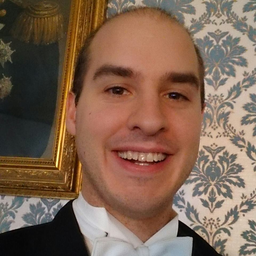
#> input picture RichTjorn.bmp, 256 x 256 px, shrunk from 960 x 960 before the run
$ python imagiman.py
#> lines starting #> are read from the running program, lines starting #| are printed output that depends on the picture; long printed decimals are rounded
from pylab import figure, show, rand
import matplotlib.pyplot as plt
import matplotlib.image as mpimg
import matplotlib.cm as cm
import numpy as np
from scipy import signal as sg
from scipy.stats import rankdata

# [184 lines left out: functions gaussian_kernel, convolve_and_object_mask_creation, gaussian_bfact, kurtosis, img_svd_recon, img_B_scale and 9 more, not called in this run]

def img_non_edge_blur_smooth_norm(imap):

	n,m		= imap.shape
	imap_o		= imap*0.0;
	tmp_img		= imap_o

	fimgm		= np.mean(imap)
	dev		= imap - fimgm
	kurt		= np.mean(dev**4)/(np.mean(dev**2))**2
	print ("INFOINFO::", kurt, np.std(imap))

	kurt		= 1.0*kurt
	sigmaI1	 	= 1.0*np.std(imap)**2
	sigmaI2	 	= 1.0*np.std(imap)**2
	sigmap		= np.sqrt(kurt)**2
	npix 		= int( round(kurt*5) )

	n_dr_map	= imap_o
	sq2g = np.sqrt(2.0*np.pi)
	iG1 	= 1.0/(sq2g*np.sqrt(sigmaI1))
	iG2 	= 1.0/(sq2g*np.sqrt(sigmaI2))
	iG3 	= 1.0/(sq2g*np.sqrt(sigmap ))
	W	= 0.0
	for i in range(-npix,npix):
		for j in range(-npix,npix):
			n_dr_map	= imap
			D2 		= 0
			n_dr_map = np.roll(n_dr_map,j,axis=0)
			n_dr_map = np.roll(n_dr_map,i,axis=1)
			I2		= n_dr_map*imap
			D2		= i**2+j**2
			w 		= np.exp(-0.5*(n_dr_map-imap)**2/sigmaI1)*iG1*np.exp(-0.5*D2/sigmap)*iG2*np.exp(-0.5*I2/sigmaI2)*iG1*iG3
			W		+= w
			tmp_img		+= w*n_dr_map
	tmp_img /= W
	print (np.max(tmp_img), np.min(tmp_img), np.mean(tmp_img))
	return tmp_img

# [15 lines left out: function img_svd_denoise, not called in this run]

kernel_edge_detect1 = np.array([[ 1., 0.,-1.],
                                [ 0., 0., 0.],
                                [-1., 0., 1.]])

kernel_edge_detect2 = np.array([[ 0., 1., 0.],
                                [ 1.,-4., 1.],
                                [ 0., 1., 0.]])

kernel_edge_detect3 = np.array([[-1.,-1.,-1.],
                                [-1., 8.,-1.],
                                [-1.,-1.,-1.]])

kernel_deriv 	    = np.array([[-1.,-2.,-1.],
                                [-2.,12.,-2.],
                                [-1.,-2.,-1.]])

kernel_sharpen = np.array([[ 0.,-1., 0.],
                           [-1., 5.,-1.],
                           [ 0.,-1., 0.]])

kernel_sharpen2 = np.array([[-1.,-1.,-1.],
                            [-1., 9.,-1.],
                            [-1.,-1.,-1.]])


kernel_blur = np.array([[ 1.0 , 1.0 , 1.0 ],
                        [ 1.0 , 1.0 , 1.0 ],
                        [ 1.0 , 1.0 , 1.0 ]])

kernel_umask = np.array([[ 1., 1., 1.],
                         [ 1.,-8., 1.],
                         [ 1., 1., 1.]])

kernel_Gy =   np.array([[-1., -2., -1.],
                        [ 0.,  0.,  0.],
                        [ 1.,  2.,  1.]])

kernel_Gx =   np.array([[-1.,  0.,  1.],
                        [-2.,  0.,  2.],
                        [-1.,  0.,  1.]])

kernel_Gxy =   np.array([[-2., -1.,  0.],
                         [-1.,  0.,  1.],
                         [ 0.,  1.,  2.]])

kernel_Gyx =   np.array([[ 0.,  1.,  2.],
                         [-1.,  0.,  1.],
                         [-2., -1.,  0.]])


kernel_self =   np.array([[ 0.,  0.,  0.],
                          [ 0.,  1.,  0.],
                          [ 0.,  0.,  0.]])

# [18 lines left out: function img_deriv, not called in this run]
#
img 		= mpimg.imread('RichTjorn.bmp');		magnitude 	= 1E+3
#> further down, img is the input picture: shape (256, 256, 3); mean R, G, B 127, 99.6, 81.4
# [5 lines of commented-out code are left out]
narrimgsh	= np.array(img.shape)
#> narrimgsh = [256, 256, 3]
DIM 		= narrimgsh.shape[0]
#> DIM = 3

if DIM==3:
	n, m, c 	= img.shape
#> n = 256; m = 256; c = 3
else:
	n, m		= img.shape

W		= ( rand(n,m) + rand(n,m) + rand(n,m)
		+   rand(n,m) + rand(n,m) + rand(n,m) )/6.0

print ("SNR")
print (np.mean(img)/np.std(W*magnitude)**2)
#| 0.007428

if DIM==3 :
	flat_img	= np.mean(img,2)
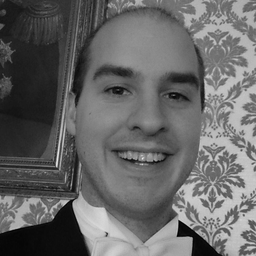
#> flat_img: shape (256, 256) float64; min 0, max 236, mean 102.7
else:
	flat_img	= img

noisy_img  = flat_img+W*magnitude
noisy_img /= np.max(noisy_img)/256.0

nm = np.shape(noisy_img)
#> nm = (256, 256)
linimg = noisy_img.reshape(-1)
rimg = rankdata(linimg,'average').reshape(nm)/float(len(linimg))
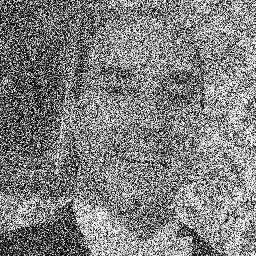
#> rimg: shape (256, 256) float64; min 1.53e-05, max 1, mean 0.5

print('RANKED INTENSITY RANGE:', np.min(rimg),np.max(rimg) )
#| RANKED INTENSITY RANGE: 1.52587890625e-05 1.0

A_img = noisy_img
#A_img = rimg

figure(1)
imgplot1 = plt.imshow( noisy_img , cmap = cm.Greys_r )

figure(2)
neb_img	= img_non_edge_blur_smooth_norm( A_img )
#> in img_non_edge_blur_smooth_norm, `imap_o		= imap*0.0;`: imap_o: shape (256, 256) float64; every value is 0
#> in img_non_edge_blur_smooth_norm, `fimgm		= np.mean(imap)`: fimgm = 142.9
#> in img_non_edge_blur_smooth_norm, `kurt		= np.mean(dev**4)/(np.mean(dev**2))**2`: kurt = 2.85
#| INFOINFO:: 2.852 30.424
#> in img_non_edge_blur_smooth_norm, `sigmaI1	 	= 1.0*np.std(imap)**2`: sigmaI1 = 925.6
#> in img_non_edge_blur_smooth_norm, `sigmap		= np.sqrt(kurt)**2`: sigmap = 2.85
#> in img_non_edge_blur_smooth_norm, `npix 		= int( round(kurt*5) )`: npix = 14
#> in img_non_edge_blur_smooth_norm, `iG1 	= 1.0/(sq2g*np.sqrt(sigmaI1))`: iG1 = 0.0131
#> in img_non_edge_blur_smooth_norm, `iG3 	= 1.0/(sq2g*np.sqrt(sigmap ))`: iG3 = 0.236
#> after the loop in img_non_edge_blur_smooth_norm, `for i in range(-npix,npix):`:
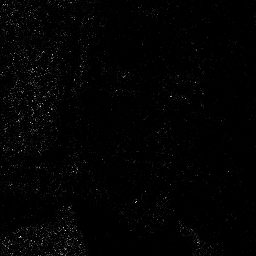
#> W: shape (256, 256) float64; min 1.31e-17, max 4.8e-07, mean 5.52e-09; drawn with min black and max white
#> in img_non_edge_blur_smooth_norm, `tmp_img /= W`:
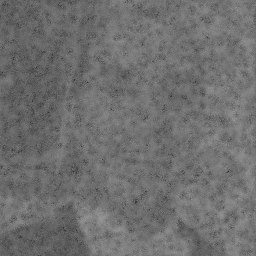
#> tmp_img: shape (256, 256) float64; min 47.11, max 152.9, mean 111.2
#| 152.941 47.105 111.213
imgplot1 = plt.imshow( rimg , cmap = cm.Greys_r )

figure(3)
deb_img = img_non_edge_blur_smooth_norm( rimg )
#> in img_non_edge_blur_smooth_norm (call 2), `fimgm		= np.mean(imap)`: fimgm = 0.5
#> in img_non_edge_blur_smooth_norm (call 2), `kurt		= np.mean(dev**4)/(np.mean(dev**2))**2`: kurt = 1.8
#| INFOINFO:: 1.800 0.2887
#> in img_non_edge_blur_smooth_norm (call 2), `sigmaI1	 	= 1.0*np.std(imap)**2`: sigmaI1 = 0.0833
#> in img_non_edge_blur_smooth_norm (call 2), `sigmap		= np.sqrt(kurt)**2`: sigmap = 1.8
#> in img_non_edge_blur_smooth_norm (call 2), `npix 		= int( round(kurt*5) )`: npix = 9
#> in img_non_edge_blur_smooth_norm (call 2), `iG1 	= 1.0/(sq2g*np.sqrt(sigmaI1))`: iG1 = 1.38
#> in img_non_edge_blur_smooth_norm (call 2), `iG3 	= 1.0/(sq2g*np.sqrt(sigmap ))`: iG3 = 0.297
#> after the loop in img_non_edge_blur_smooth_norm (call 2), `for i in range(-npix,npix):`:
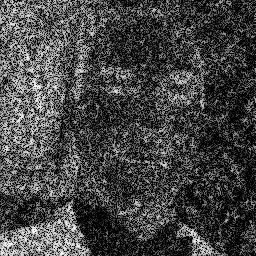
#> W: shape (256, 256) float64; min 0.0444, max 7.35, mean 2.03; drawn with min black and max white
#> after the loop in img_non_edge_blur_smooth_norm (call 2), `for i in range(-npix,npix):`:
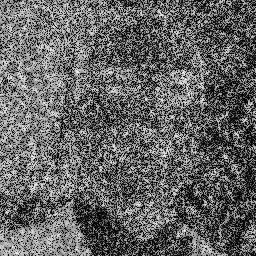
#> tmp_img: shape (256, 256) float64; min 0.0193, max 1.38, mean 0.557; drawn with min black and max white
#> in img_non_edge_blur_smooth_norm (call 2), `tmp_img /= W`:
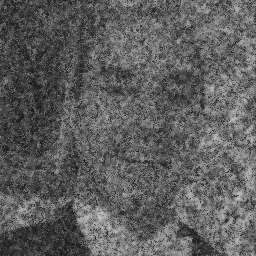
#> tmp_img: shape (256, 256) float64; min 0.0925, max 0.779, mean 0.37
#| 0.7793 0.0925 0.3698
imgplot1 = plt.imshow( deb_img , cmap = cm.Greys_r )

figure(4)
imgplot1 = plt.imshow( neb_img , cmap = cm.Greys_r )

show()

$ run again, with crew89_noisy_25.png saved as RichTjorn.bmp
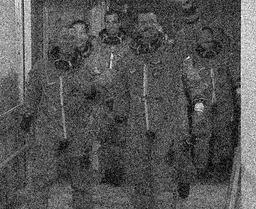
#> input picture crew89_noisy_25.png, 256 x 209 px, shrunk from 352 x 288 before the run
#> img is the input picture: shape (209, 256); min 0, max 252, mean 84.9
#| 0.006102
#> `rimg = rankdata(linimg,'average').reshape(nm)/float(len(linimg))`:
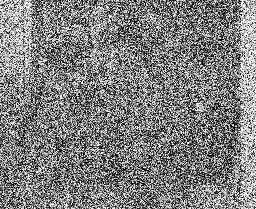
#> rimg: shape (209, 256) float64; min 1.87e-05, max 1, mean 0.5
#| RANKED INTENSITY RANGE: 1.8690191387559808e-05 1.0
#> imap_o: shape (209, 256) float64; every value is 0
#> fimgm = 139.5
#> kurt = 2.86
#| INFOINFO:: 2.857 29.672
#> sigmaI1 = 880.4
#> sigmap = 2.86
#> npix = 14
#> iG1 = 0.0134
#> iG3 = 0.236
#| 151.718 34.617 107.070
#> fimgm = 0.5
#> kurt = 1.8
#| INFOINFO:: 1.800 0.2887
#> sigmaI1 = 0.0833
#> sigmap = 1.8
#> npix = 9
#> iG1 = 1.38
#> iG3 = 0.297
#> in img_non_edge_blur_smooth_norm (call 2), `tmp_img /= W`:
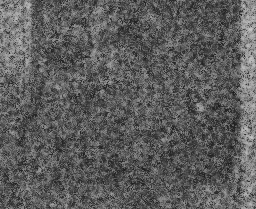
#> tmp_img: shape (209, 256) float64; min 0.112, max 0.778, mean 0.364
#| 0.7776 0.1117 0.3642

$ run again, with lizard_noisy.bmp copied over RichTjorn.bmp
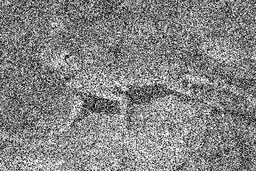
#> input picture lizard_noisy.bmp, 256 x 171 px, shrunk from 481 x 321 before the run
#> img is the input picture: shape (171, 256); min 0, max 255, mean 131.5
#| 0.00947
#> `rimg = rankdata(linimg,'average').reshape(nm)/float(len(linimg))`:
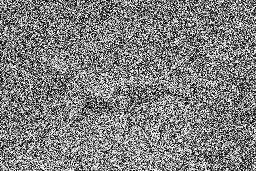
#> rimg: shape (171, 256) float64; min 2.28e-05, max 1, mean 0.5
#| RANKED INTENSITY RANGE: 2.2843567251461987e-05 1.0
#> imap_o: shape (171, 256) float64; every value is 0
#> fimgm = 138.7
#> kurt = 2.82
#| INFOINFO:: 2.824 28.104
#> sigmaI1 = 789.9
#> sigmap = 2.82
#> npix = 14
#> iG1 = 0.0142
#> iG3 = 0.237
#| 137.755 39.542 105.832
#> fimgm = 0.5
#> kurt = 1.8
#| INFOINFO:: 1.800 0.2887
#> sigmaI1 = 0.0833
#> sigmap = 1.8
#> npix = 9
#> iG1 = 1.38
#> iG3 = 0.297
#> in img_non_edge_blur_smooth_norm (call 2), `tmp_img /= W`:
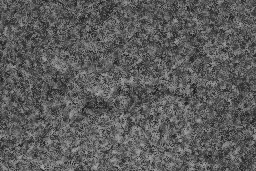
#> tmp_img: shape (171, 256) float64; min 0.099, max 0.688, mean 0.36
#| 0.6877 0.09901 0.3602

$ run again, with noisy_voc_best_002.bmp copied over RichTjorn.bmp
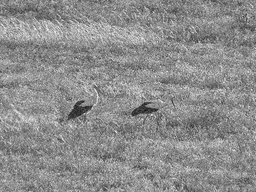
#> input picture noisy_voc_best_002.bmp, 256 x 192 px, shrunk from 500 x 375 before the run
#> img is the input picture: shape (192, 256); min 11, max 243, mean 140.4
#| 0.01009
#| RANKED INTENSITY RANGE: 2.0345052083333332e-05 1.0
#> imap_o: shape (192, 256) float64; every value is 0
#> fimgm = 153.7
#> kurt = 2.83
#| INFOINFO:: 2.833 28.996
#> sigmaI1 = 840.8
#> sigmap = 2.83
#> npix = 14
#> iG1 = 0.0138
#> iG3 = 0.237
#| 150.108 47.314 117.445
#> fimgm = 0.5
#> kurt = 1.8
#| INFOINFO:: 1.800 0.2887
#> sigmaI1 = 0.0833
#> sigmap = 1.8
#> npix = 9
#> iG1 = 1.38
#> iG3 = 0.297
#> in img_non_edge_blur_smooth_norm (call 2), `tmp_img /= W`:
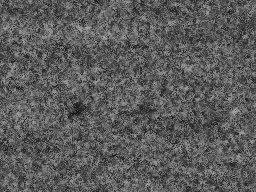
#> tmp_img: shape (192, 256) float64; min 0.0902, max 0.675, mean 0.36
#| 0.6755 0.09017 0.3595
